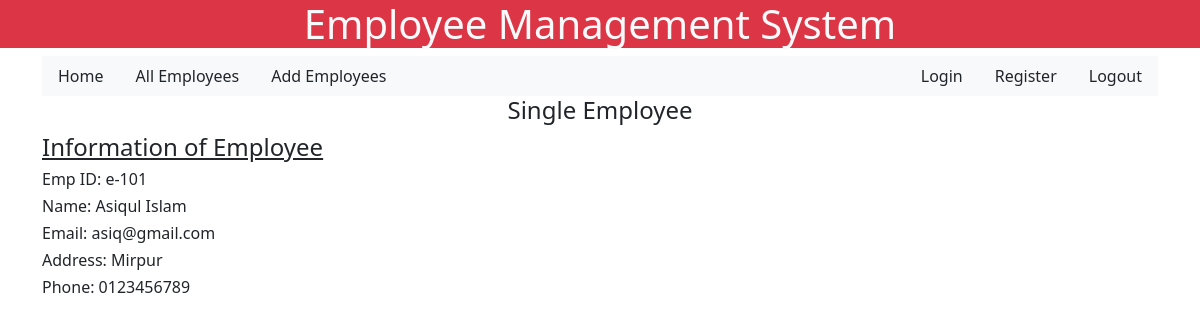
/singleemployee/1, run on the app's committed database.
### employee/models.py (models this page shows)
class Employee(models.Model):
    empID = models.CharField(max_length = 100)
    empName = models.CharField(max_length = 50)
    empEmail = models.CharField(max_length = 50)
    empAddress = models.CharField(max_length = 50)
    empPhone = models.CharField(max_length = 50)

### employee/views.py (the view)
# urls.py: path("singleemployee/<int:empid>", views.singleemployee, name="singleemployee"),
def singleemployee(request, empid):
    e = Employee.objects.get(pk = empid)
    return render(request, "employee/singleemployee.html", {"emp" : e})

### employee/templates/employee/singleemployee.html
{% extends "base.html" %}
{% block content %}
<h4 class="text-center">Single Employee</h4>
<div class="container-card">
    <h4 class="text-decoration-underline">Information of Employee </h4>
    <h6>Emp ID: {{ emp.empID}}</h6>
    <h6>Name: {{ emp.empName }}</h6>
    <h6>Email: {{ emp.empEmail }}</h6>
    <h6>Address: {{ emp.empAddress }}</h6>
    <h6>Phone: {{ emp.empPhone }}</h6>
</div>
{% endblock content %}

### data on the page
Employee: empID "e-101", empName "Asiqul Islam", empEmail "asiq@gmail.com", empAddress "Mirpur", empPhone "0123456789"
